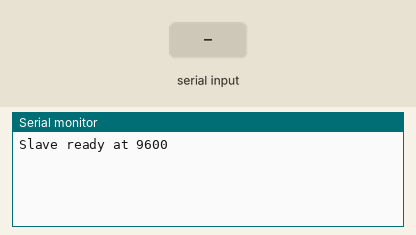
Recording of a sketch running on a simulated ESP8266 (NodeMCU). Parts: the last lines printed to the serial monitor. The test bench sets the inputs (shaded band).

Above: at 1.2 s.
1.3 s: "BAUD:\n" received over the second serial link
At 1.7 s:
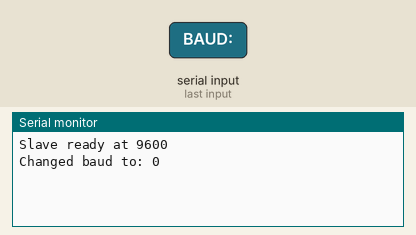
2.9 s: "90,45\n" received over the second serial link
At 4.1 s:
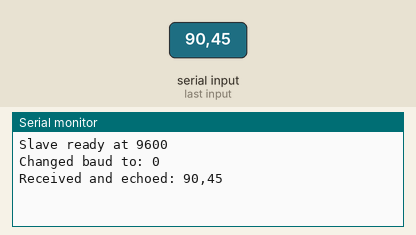
4.4 s: "5\n" received over the second serial link
At 5.2 s:
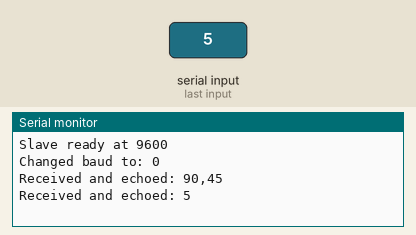

The sketch:

NodeMCU_Slave.ino
```cpp
#include <SoftwareSerial.h>


SoftwareSerial uart(D6, D5); // RX, TX
long currentBaud = 9600;


void changeBaudRate(long newBaud) {
  uart.end();
  delay(100);
  uart.begin(newBaud);
  currentBaud = newBaud;
  Serial.print("Changed baud to: ");
  Serial.println(newBaud);
}


void setup() {
  Serial.begin(115200);
  uart.begin(currentBaud);
  Serial.println("Slave ready at 9600");
}


void loop() {
  if (uart.available()) {
    String msg = uart.readStringUntil('\n');
    msg.trim();


    if (msg.startsWith("BAUD:")) {
      long newBaud = msg.substring(5).toInt();
      changeBaudRate(newBaud);
    } else {
      uart.println(msg);  // Echo back
      Serial.print("Received and echoed: ");
      Serial.println(msg);
    }
  }
}
```

Measured:
- after the input at 1.3 s, the serial monitor: prints a new line after 0.10 s (image 1)
- after the input at 2.9 s, the serial monitor: prints a new line at once (image 2)
- after the input at 4.4 s, the serial monitor: prints a new line at once (image 3)
